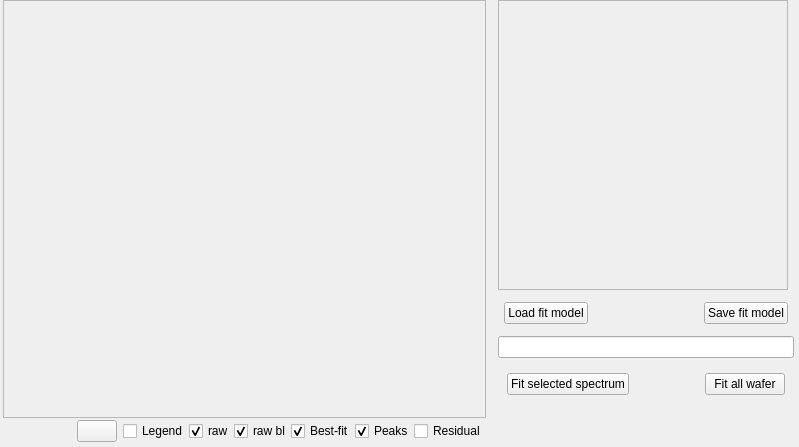
          <widget class="QFrame" name="upper_frame">
           <layout class="QHBoxLayout" name="horizontalLayout_27">
            <property name="leftMargin">
             <number>3</number>
            </property>
            <property name="topMargin">
             <number>0</number>
            </property>
            <property name="rightMargin">
             <number>3</number>
            </property>
            <property name="bottomMargin">
             <number>3</number>
            </property>
            <item>
             <layout class="QHBoxLayout" name="Upper_zone" stretch="75,0">
              <property name="spacing">
               <number>0</number>
              </property>
              <item>
               <layout class="QVBoxLayout" name="verticalLayout_26" stretch="75,25">
                <property name="leftMargin">
                 <number>0</number>
                </property>
                <property name="rightMargin">
                 <number>10</number>
                </property>
                <item>
                 <widget class="QFrame" name="spectre_view_frame_">
                  <property name="frameShape">
                   <enum>QFrame::StyledPanel</enum>
                  </property>
                  <property name="frameShadow">
                   <enum>QFrame::Raised</enum>
                  </property>
                  <layout class="QVBoxLayout" name="verticalLayout_16">
                   <property name="leftMargin">
                    <number>0</number>
                   </property>
                   <property name="topMargin">
                    <number>0</number>
                   </property>
                   <property name="rightMargin">
                    <number>0</number>
                   </property>
                   <property name="bottomMargin">
                    <number>0</number>
                   </property>
                   <item>
                    <layout class="QVBoxLayout" name="spectre_view_frame">
                     <property name="spacing">
                      <number>6</number>
                     </property>
                    </layout>
                   </item>
                  </layout>
                 </widget>
                </item>
                <item>
                 <layout class="QHBoxLayout" name="bottom_frame" stretch="50,25,0,2,0,0,0,0,0,0">
                  <property name="sizeConstraint">
                   <enum>QLayout::SetMaximumSize</enum>
                  </property>
                  <property name="leftMargin">
                   <number>0</number>
                  </property>
                  <property name="topMargin">
                   <number>2</number>
                  </property>
                  <property name="bottomMargin">
                   <number>2</number>
                  </property>
                  <item>
                   <layout class="QHBoxLayout" name="toolbar_frame"/>
                  </item>
                  <item>
                   <spacer name="horizontalSpacer_7">
                    <property name="orientation">
                     <enum>Qt::Horizontal</enum>
                    </property>
                    <property name="sizeHint" stdset="0">
                     <size>
                      <width>40</width>
                      <height>20</height>
                     </size>
                    </property>
                   </spacer>
                  </item>
                  <item>
                   <widget class="QPushButton" name="btn_copy_fig">
                    <property name="text">
                     <string/>
                    </property>
                    <property name="icon">
                     <iconset resource="resources_new.qrc">
                      <normaloff>:/icon/iconpack/copy.png</normaloff>:/icon/iconpack/copy.png</iconset>
                    </property>
                    <property name="iconSize">
                     <size>
                      <width>24</width>
                      <height>24</height>
                     </size>
                    </property>
                   </widget>
                  </item>
                  <item>
                   <spacer name="horizontalSpacer_8">
                    <property name="orientation">
                     <enum>Qt::Horizontal</enum>
                    </property>
                    <property name="sizeHint" stdset="0">
                     <size>
                      <width>40</width>
                      <height>20</height>
                     </size>
                    </property>
                   </spacer>
                  </item>
                  <item>
                   <widget class="QCheckBox" name="cb_legend">
                    <property name="enabled">
                     <bool>true</bool>
                    </property>
                    <property name="toolTip">
                     <string>To display or remove the legend of the plot</string>
                    </property>
                    <property name="text">
                     <string>Legend</string>
                    </property>
                    <property name="checked">
                     <bool>false</bool>
                    </property>
                   </widget>
                  </item>
                  <item>
                   <widget class="QCheckBox" name="cb_raw">
                    <property name="text">
                     <string>raw</string>
                    </property>
                    <property name="checked">
                     <bool>true</bool>
                    </property>
                   </widget>
                  </item>
                  <item>
                   <widget class="QCheckBox" name="cb_raw_bl">
                    <property name="text">
                     <string>raw bl</string>
                    </property>
                    <property name="checked">
                     <bool>true</bool>
                    </property>
                   </widget>
                  </item>
                  <item>
                   <widget class="QCheckBox" name="cb_bestfit">
                    <property name="text">
                     <string>Best-fit</string>
                    </property>
                    <property name="checked">
                     <bool>true</bool>
                    </property>
                   </widget>
                  </item>
                  <item>
                   <widget class="QCheckBox" name="cb_components">
                    <property name="text">
                     <string>Peaks</string>
                    </property>
                    <property name="checked">
                     <bool>true</bool>
                    </property>
                   </widget>
                  </item>
                  <item>
                   <widget class="QCheckBox" name="cb_residual">
                    <property name="text">
                     <string>Residual</string>
                    </property>
                    <property name="checked">
                     <bool>false</bool>
                    </property>
                   </widget>
                  </item>
                 </layout>
                </item>
               </layout>
              </item>
              <item>
               <widget class="QWidget" name="widget_7" native="true">
                <property name="sizePolicy">
                 <sizepolicy hsizetype="Fixed" vsizetype="Preferred">
                  <horstretch>0</horstretch>
                  <verstretch>0</verstretch>
                 </sizepolicy>
                </property>
                <property name="minimumSize">
                 <size>
                  <width>300</width>
                  <height>0</height>
                 </size>
                </property>
                <layout class="QVBoxLayout" name="verticalLayout_13">
                 <property name="leftMargin">
                  <number>2</number>
                 </property>
                 <property name="topMargin">
                  <number>0</number>
                 </property>
                 <property name="rightMargin">
                  <number>2</number>
                 </property>
                 <property name="bottomMargin">
                  <number>0</number>
                 </property>
                 <item>
                  <widget class="QFrame" name="wafer_plot">
                   <property name="sizePolicy">
                    <sizepolicy hsizetype="Fixed" vsizetype="Fixed">
                     <horstretch>0</horstretch>
                     <verstretch>0</verstretch>
                    </sizepolicy>
                   </property>
                   <property name="minimumSize">
                    <size>
                     <width>290</width>
                     <height>290</height>
                    </size>
                   </property>
                   <property name="maximumSize">
                    <size>
                     <width>290</width>
                     <height>290</height>
                    </size>
                   </property>
                   <property name="frameShape">
                    <enum>QFrame::StyledPanel</enum>
                   </property>
                   <property name="frameShadow">
                    <enum>QFrame::Raised</enum>
                   </property>
                   <layout class="QVBoxLayout" name="verticalLayout_7">
                    <property name="spacing">
                     <number>0</number>
                    </property>
                    <property name="leftMargin">
                     <number>0</number>
                    </property>
                    <property name="topMargin">
                     <number>0</number>
                    </property>
                    <property name="rightMargin">
                     <number>0</number>
                    </property>
                    <property name="bottomMargin">
                     <number>0</number>
                    </property>
                   </layout>
                  </widget>
                 </item>
                 <item>
                  <layout class="QHBoxLayout" name="horizontalLayout_52">
                   <property name="leftMargin">
                    <number>6</number>
                   </property>
                   <property name="topMargin">
                    <number>6</number>
                   </property>
                   <property name="rightMargin">
                    <number>6</number>
                   </property>
                   <property name="bottomMargin">
                    <number>6</number>
                   </property>
                   <item>
                    <widget class="QPushButton" name="btn_load_model">
                     <property name="text">
                      <string>Load fit model</string>
                     </property>
                    </widget>
                   </item>
                   <item>
                    <spacer name="horizontalSpacer_11">
                     <property name="orientation">
                      <enum>Qt::Horizontal</enum>
                     </property>
                     <property name="sizeHint" stdset="0">
                      <size>
                       <width>40</width>
                       <height>20</height>
                      </size>
                     </property>
                    </spacer>
                   </item>
                   <item>
                    <widget class="QPushButton" name="btn_save_model">
                     <property name="sizePolicy">
                      <sizepolicy hsizetype="Fixed" vsizetype="Fixed">
                       <horstretch>0</horstretch>
                       <verstretch>0</verstretch>
                      </sizepolicy>
                     </property>
                     <property name="text">
                      <string>Save fit model</string>
                     </property>
                    </widget>
                   </item>
                  </layout>
                 </item>
                 <item>
                  <widget class="QLineEdit" name="display_loaded_model"/>
                 </item>
                 <item>
                  <layout class="QHBoxLayout" name="horizontalLayout">
                   <property name="leftMargin">
                    <number>9</number>
                   </property>
                   <property name="topMargin">
                    <number>9</number>
                   </property>
                   <property name="rightMargin">
                    <number>9</number>
                   </property>
                   <property name="bottomMargin">
                    <number>9</number>
                   </property>
                   <item>
                    <widget class="QPushButton" name="btn_fit">
                     <property name="sizePolicy">
                      <sizepolicy hsizetype="Maximum" vsizetype="Fixed">
                       <horstretch>0</horstretch>
                       <verstretch>0</verstretch>
                      </sizepolicy>
                     </property>
                     <property name="text">
                      <string>Fit selected spectrum</string>
                     </property>
                    </widget>
                   </item>
                   <item>
                    <spacer name="horizontalSpacer_12">
                     <property name="orientation">
                      <enum>Qt::Horizontal</enum>
                     </property>
                     <property name="sizeHint" stdset="0">
                      <size>
                       <width>40</width>
                       <height>20</height>
                      </size>
                     </property>
                    </spacer>
                   </item>
                   <item>
                    <widget class="QPushButton" name="btn_fit_all_wafers">
                     <property name="sizePolicy">
                      <sizepolicy hsizetype="Maximum" vsizetype="Fixed">
                       <horstretch>0</horstretch>
                       <verstretch>0</verstretch>
                      </sizepolicy>
                     </property>
                     <property name="text">
                      <string>Fit all wafer</string>
                     </property>
                    </widget>
                   </item>
                  </layout>
                 </item>
                 <item>
                  <spacer name="verticalSpacer_9">
                   <property name="orientation">
                    <enum>Qt::Vertical</enum>
                   </property>
                   <property name="sizeHint" stdset="0">
                    <size>
                     <width>20</width>
                     <height>40</height>
                    </size>
                   </property>
                  </spacer>
                 </item>
                </layout>
               </widget>
              </item>
             </layout>
            </item>
           </layout>
          </widget>
